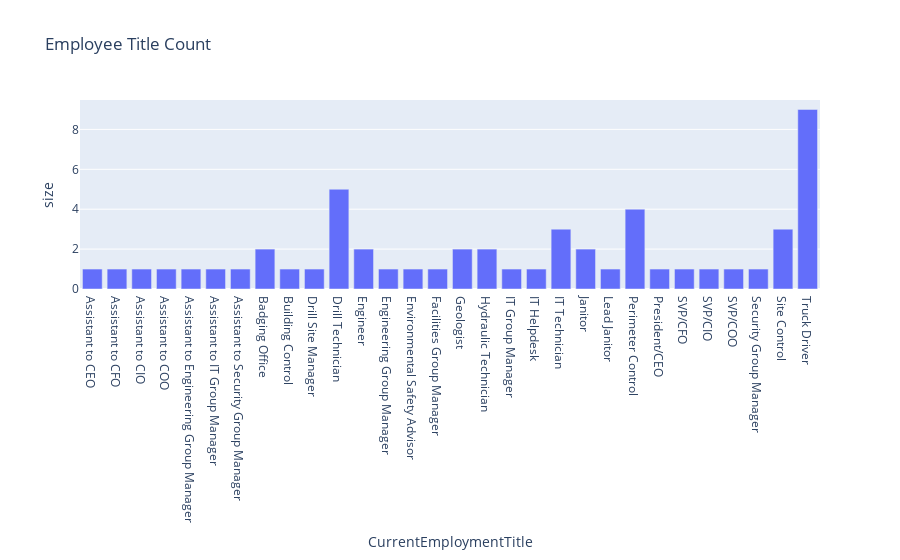

The notebook cell this image was saved under:
### Code cell
grouped_title = employee_records_df.groupby(by=['CurrentEmploymentTitle'], as_index=False).size()
px.bar(grouped_title, x='CurrentEmploymentTitle', y='size', title='Employee Title Count')

### Figure 1 — Plotly figure (JSON) as saved in the notebook; plotly's stock layout.template omitted (floating-point values rounded to 4 significant figures)
{"data": [{"alignmentgroup": "True", "hovertemplate": "CurrentEmploymentTitle=%{x}<br>size=%{y}<extra></extra>", "legendgroup": "", "marker": {"color": "#636efa", "pattern": {"shape": ""}}, "name": "", "offsetgroup": "", "orientation": "v", "showlegend": false, "textposition": "auto", "type": "bar", "x": ["Assistant to CEO", "Assistant to CFO", "Assistant to CIO", "Assistant to COO", "Assistant to Engineering Group Manager", "Assistant to IT Group Manager", "Assistant to Security Group Manager", "Badging Office", "Building Control", "Drill Site Manager", "Drill Technician", "Engineer", "Engineering Group Manager", "Environmental Safety Advisor", "Facilities Group Manager", "Geologist", "Hydraulic Technician", "IT Group Manager", "IT Helpdesk", "IT Technician", "Janitor", "Lead Janitor", "Perimeter Control", "President/CEO", "SVP/CFO", "SVP/CIO", "SVP/COO", "Security Group Manager", "Site Control", "Truck Driver"], "xaxis": "x", "y": [1, 1, 1, 1, 1, 1, 1, 2, 1, 1, 5, 2, 1, 1, 1, 2, 2, 1, 1, 3, 2, 1, 4, 1, 1, 1, 1, 1, 3, 9], "yaxis": "y"}], "layout": {"barmode": "relative", "legend": {"tracegroupgap": 0}, "title": {"text": "Employee Title Count"}, "xaxis": {"anchor": "y", "domain": [0, 1], "title": {"text": "CurrentEmploymentTitle"}}, "yaxis": {"anchor": "x", "domain": [0, 1], "title": {"text": "size"}}}}
